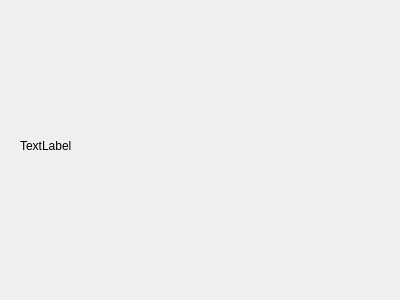
<?xml version="1.0" encoding="UTF-8"?>
<ui version="4.0">
 <class>DateWidget</class>
 <widget class="QWidget" name="DateWidget">
  <property name="geometry">
   <rect>
    <x>0</x>
    <y>0</y>
    <width>400</width>
    <height>300</height>
   </rect>
  </property>
  <property name="windowTitle">
   <string>Form</string>
  </property>
  <widget class="QLabel" name="dateLabel">
   <property name="geometry">
    <rect>
     <x>20</x>
     <y>100</y>
     <width>351</width>
     <height>91</height>
    </rect>
   </property>
   <property name="text">
    <string>TextLabel</string>
   </property>
  </widget>
 </widget>
 <resources/>
 <connections/>
</ui>
